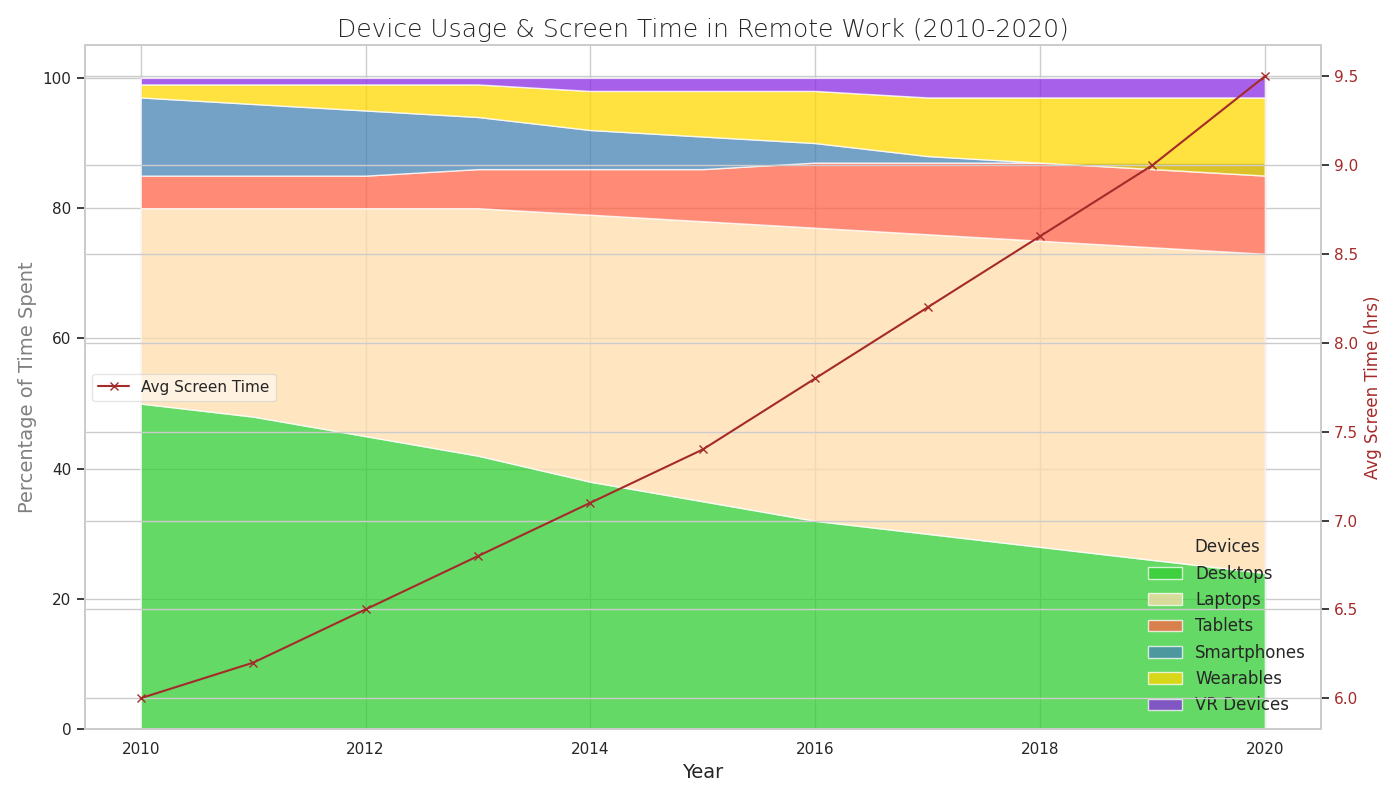

This figure's Python source:
import matplotlib.pyplot as plt
import numpy as np

years = np.arange(2010, 2021)
desktops = np.array([50, 48, 45, 42, 38, 35, 32, 30, 28, 26, 24])
laptops = np.array([30, 32, 35, 38, 41, 43, 45, 46, 47, 48, 49])
tablets = np.array([5, 5, 5, 6, 7, 8, 10, 11, 12, 13, 14])
smartphones = 100 - (desktops + laptops + tablets)
wearables = np.array([2, 3, 4, 5, 6, 7, 8, 9, 10, 11, 12])
vr_devices = np.array([1, 1, 1, 1, 2, 2, 2, 3, 3, 3, 3])

# Adjust the smartphone usage percentage to accommodate additional devices
smartphones -= (wearables + vr_devices)

average_screen_time = np.array([6, 6.2, 6.5, 6.8, 7.1, 7.4, 7.8, 8.2, 8.6, 9, 9.5])

fig, ax1 = plt.subplots(figsize=(14, 8))

colors = ['#32CD32', '#FFDEAD', '#FF6347', '#4682B4', '#FFD700', '#8A2BE2']
ax1.stackplot(years, desktops, laptops, tablets, smartphones, wearables, vr_devices,
              labels=['Desktops', 'Laptops', 'Tablets', 'Smartphones', 'Wearables', 'VR Devices'],
              colors=colors, alpha=0.75)
ax1.set_xlabel('Year', fontsize=14)
ax1.set_ylabel('Percentage of Time Spent', fontsize=14, color='gray')
ax1.set_title('Device Usage & Screen Time in Remote Work (2010-2020)', fontsize=18, weight='light')

ax1.legend(loc='lower right', title='Devices', fontsize=12, frameon=False)

ax2 = ax1.twinx()
ax2.plot(years, average_screen_time, color='brown', marker='x', linestyle='-', linewidth=1.5, label='Avg Screen Time')
ax2.set_ylabel('Avg Screen Time (hrs)', fontsize=12, color='brown')
ax2.tick_params(axis='y', labelcolor='brown')

ax2.legend(loc='center left', fontsize=11, framealpha=0.5)

plt.tight_layout()
plt.show()
